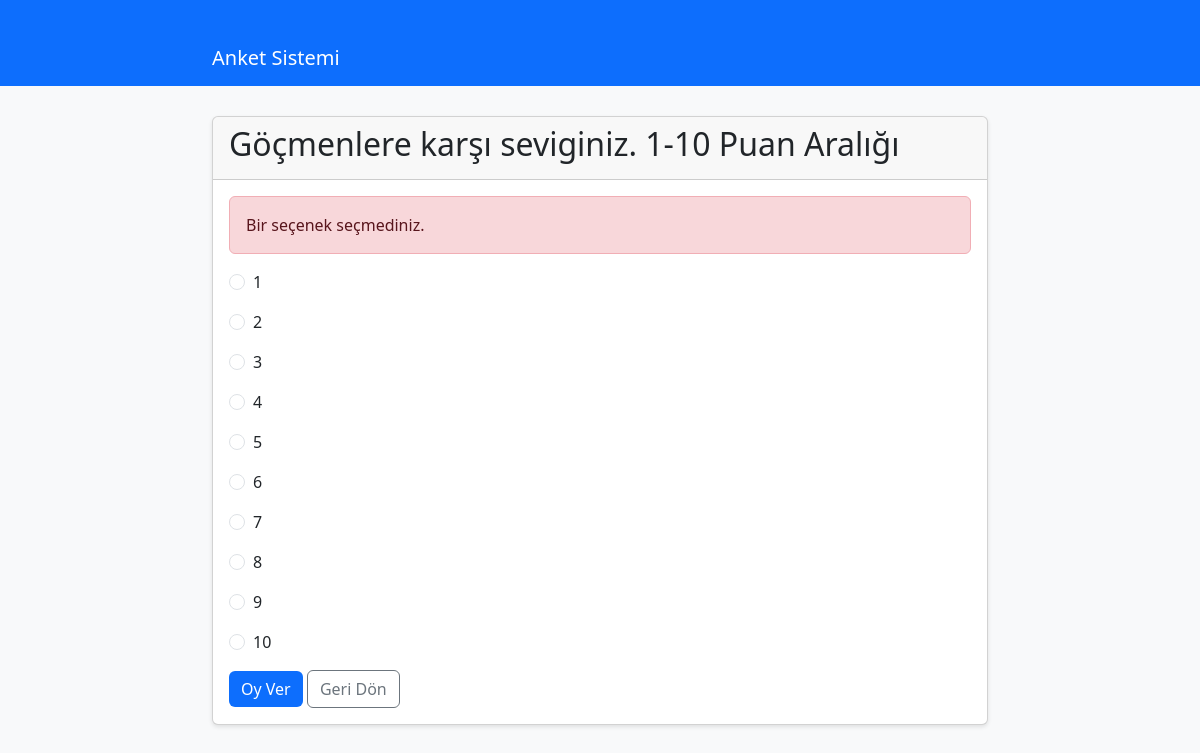
The page /1/vote/ on the database its author committed.
### anketler/models.py (models this page shows, shortened)
class Soru(models.Model):
    soru_metni = models.CharField(max_length=200)
    yayinlanma_tarihi = models.DateTimeField('yayınlanma tarihi')

class Secenek(models.Model):
    soru = models.ForeignKey(Soru, on_delete=models.CASCADE)
    secenek_metni = models.CharField(max_length=200)
    oylar = models.IntegerField(default=0)

### anketler/views.py (the view, shortened to what this page needs)
# urls.py: path('<int:soru_id>/vote/', views.vote, name='vote'),
def vote(request, soru_id):
    soru = get_object_or_404(Soru, pk=soru_id)
    ip_adresi = get_client_ip(request)
    try:
        secilen_secenek = soru.secenek_set.get(pk=request.POST['secenek'])
    except (KeyError, Secenek.DoesNotExist):
        return render(request, 'anketler/detail.html', {
            'soru': soru,
            'error_message': "Bir seçenek seçmediniz.",
        })

### anketler/views.py (called while the page is built)
def get_client_ip(request):
    x_forwarded_for = request.META.get('HTTP_X_FORWARDED_FOR')
    if x_forwarded_for:
        ip = x_forwarded_for.split(',')[0]
    else:
        ip = request.META.get('REMOTE_ADDR')
    return ip

### anketler/templates/anketler/detail.html (shortened to what this page needs)
{% extends 'anketler/base.html' %}
{% block content %}
<div class="card">
    <div class="card-header">
        <h2>{{ soru.soru_metni }}</h2>
    </div>
    <div class="card-body">
        {% if error_message %}
        <div class="alert alert-danger">
            {{ error_message }}
        </div>
        {% endif %}
        {% if daha_once_oy_kullanmis %}
            <div class="alert alert-info">
                Bu ankete daha önce oy kullandınız. Sonuçları görebilirsiniz:
            </div>
            <ul class="list-group">
            {% for secenek in soru.secenek_set.all %}
                <li class="list-group-item d-flex justify-content-between align-items-center">
                    {{ secenek.secenek_metni }}
                    <span class="badge bg-primary rounded-pill">{{ secenek.oylar }} oy</span>
                </li>
            {% endfor %}
            </ul>
        {% else %}
            <form action="{% url 'anketler:vote' soru.id %}" method="post">
                {% for secenek in soru.secenek_set.all %}
                <div class="form-check mb-3">
                    <input class="form-check-input" type="radio" name="secenek"
                           id="secenek{{ forloop.counter }}" value="{{ secenek.id }}">
                    <label class="form-check-label" for="secenek{{ forloop.counter }}">
                        {{ secenek.secenek_metni }}
                    </label>
                </div>
                {% endfor %}
                <button type="submit" class="btn btn-primary">Oy Ver</button>
                <a href="{% url 'anketler:index' %}" class="btn btn-outline-secondary">Geri Dön</a>
            </form>
        {% endif %}
    </div>
</div>
{% endblock %}

### anketler/templates/anketler/base.html (style rules this page uses)
body { background-color: #f8f9fa; }
.card { margin-bottom: 20px; box-shadow: 0 2px 4px rgba(0,0,0,0.1); }
.btn-primary { background-color: #0d6efd; border: none; }

### rows shown on the page
Soru: soru_metni "Göçmenlere karşı seviginiz. 1-10 Puan Aralığı"
Secenek: secenek_metni "1"
Secenek: secenek_metni "2"
Secenek: secenek_metni "3"
Secenek: secenek_metni "4"
Secenek: secenek_metni "5"
Secenek: secenek_metni "6"
Secenek: secenek_metni "7"
Secenek: secenek_metni "8"
Secenek: secenek_metni "9"
Secenek: secenek_metni "10"

### other values the page prints
{{ error_message }} "Bir seçenek seçmediniz."
